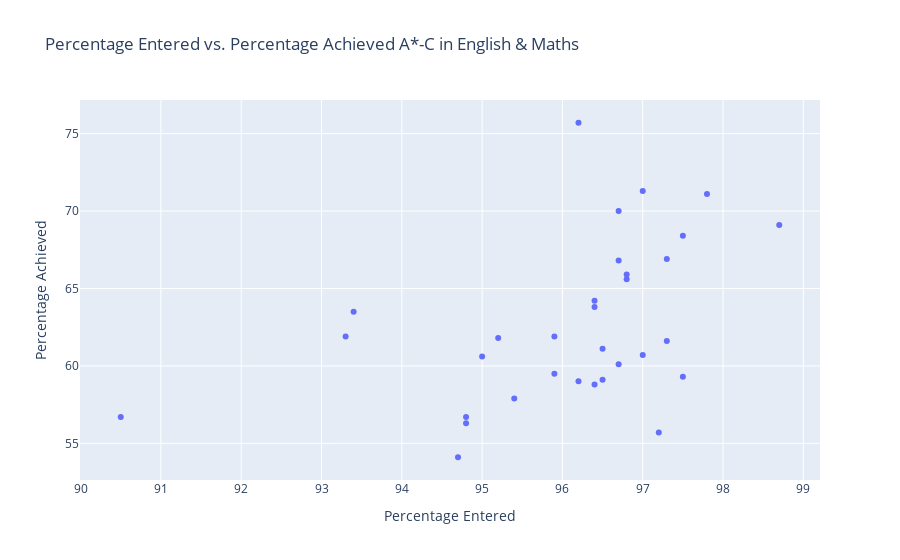

Notebook code for this chart:
### Code cell
# Plot "percentage entered for English & Maths" vs. "percentage achieving A*-C in English & Maths" to see if higher entry rates lead to higher pass rates.
fig = px.scatter(education_data, x='A*-C_Eng_Maths_Entered', y='A*-C_Eng_Maths_Achieved',
                 title='Percentage Entered vs. Percentage Achieved A*-C in English & Maths',
                 labels={'A*-C_Eng_Maths_Entered': 'Percentage Entered', 'A*-C_Eng_Maths_Achieved': 'Percentage Achieved'},
                 )
fig.update_traces(textposition='top center')
fig.show()

### Figure 1 — Plotly figure (JSON) as saved in the notebook; plotly's stock layout.template omitted (floating-point values rounded to 4 significant figures)
{"data": [{"hovertemplate": "Percentage Entered=%{x}<br>Percentage Achieved=%{y}<extra></extra>", "legendgroup": "", "marker": {"color": "#636efa", "symbol": "circle"}, "mode": "markers", "name": "", "orientation": "v", "showlegend": false, "textposition": "top center", "type": "scatter", "x": [97.8, 96.2, 97, 98.7, 97.5, 96.7, 96.4, 96.7, 96.8, 97.3, 93.4, 96.8, 97.3, 90.5, 96.5, 95.2, 97, 96.4, 95.4, 95.9, 93.3, 95.9, 97.5, 96.5, 96.4, 96.2, 96.7, 95, 97.2, 94.8, 94.8, 94.7], "xaxis": "x", "y": [71.1, 75.7, 71.3, 69.1, 68.4, 66.8, 64.2, 70, 65.6, 61.6, 63.5, 65.9, 66.9, 56.7, 61.1, 61.8, 60.7, 63.8, 57.9, 61.9, 61.9, 59.5, 59.3, 59.1, 58.8, 59, 60.1, 60.6, 55.7, 56.3, 56.7, 54.1], "yaxis": "y"}], "layout": {"legend": {"tracegroupgap": 0}, "title": {"text": "Percentage Entered vs. Percentage Achieved A*-C in English & Maths"}, "xaxis": {"anchor": "y", "domain": [0, 1], "title": {"text": "Percentage Entered"}}, "yaxis": {"anchor": "x", "domain": [0, 1], "title": {"text": "Percentage Achieved"}}}}
